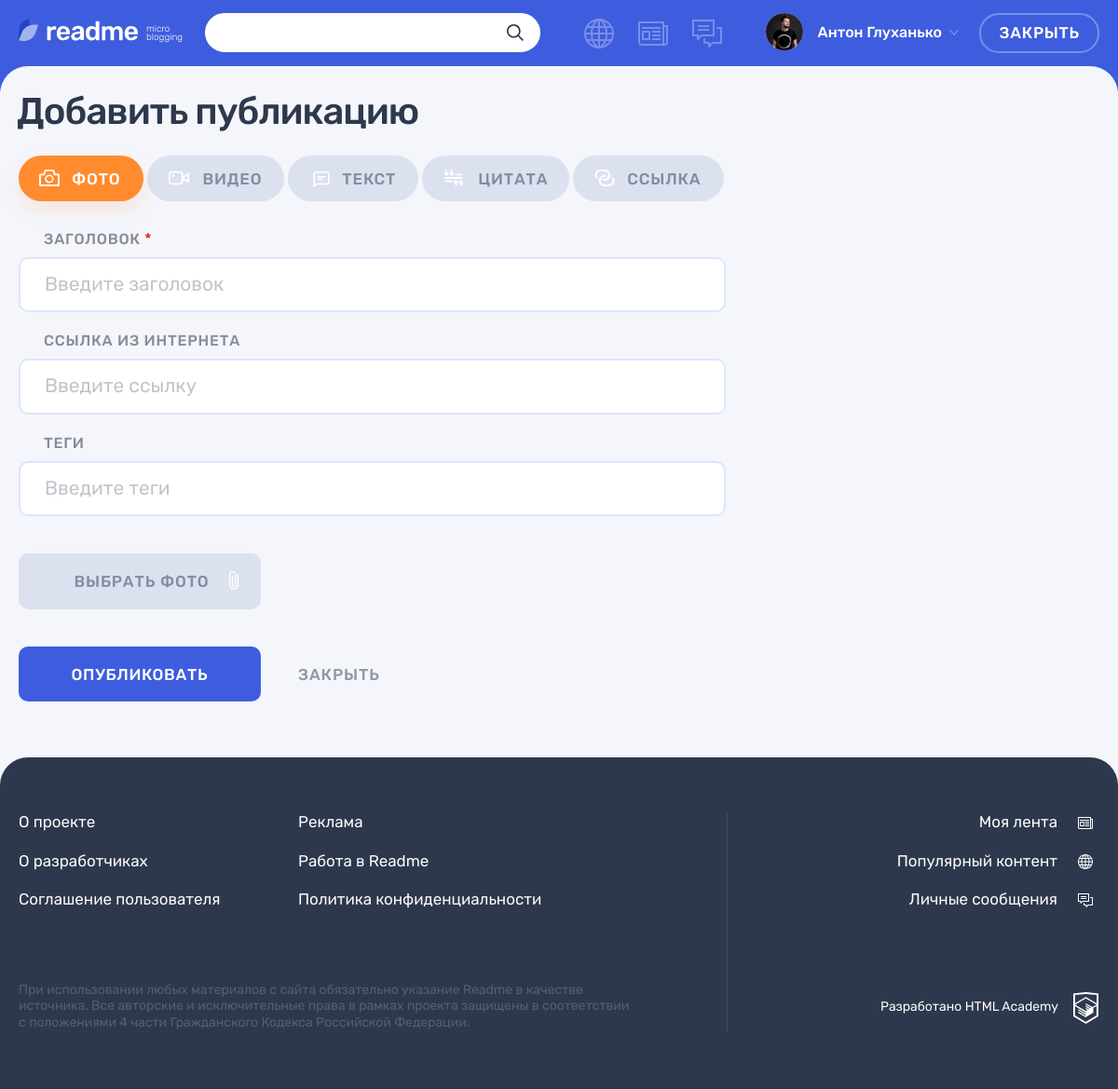
The page /add.php on the database its author committed.
### tables this page shows
CREATE TABLE IF NOT EXISTS content_types  (
id INT UNSIGNED AUTO_INCREMENT PRIMARY KEY,
type_name VARCHAR(128),
type_class VARCHAR(128)
);

### helpers.php (called while the page is built, shortened)
<?php
function include_template($name, array $data = [])
{
    $name = 'templates/' . $name;
    extract($data);
    require $name;
    $result = ob_get_clean();
    return $result;
}

### templates/adding-post.php (the view, shortened to what this page needs)
<!DOCTYPE html>
<html lang="ru">
  <head>
    <link rel="stylesheet" href="css/main.css">
  </head>
  <body class="page">
    <header class="header">
      <div class="header__wrapper container">
        <div class="header__logo-wrapper">
          <a class="header__logo-link" href="main.html">
            <img class="header__logo" src="img/logo.svg" alt="Логотип readme" width="128" height="24">
          </a>
          <p class="header__topic">
            micro blogging
          </p>
        </div>
        <form class="header__search-form form" action="#" method="get">
          <div class="header__search">
            <input class="header__search-input form__input" type="search">
            <button class="header__search-button button" type="submit">
              <svg class="header__search-icon" width="18" height="18">
                <use xlink:href="#icon-search"></use>
              </svg>
            </button>
          </div>
        </form>
        <div class="header__nav-wrapper">
          <nav class="header__nav">
            <ul class="header__my-nav">
              <li class="header__my-page header__my-page--popular">
                <a class="header__page-link" href="popular.html" title="Популярный контент">
                </a>
              </li>
              <li class="header__my-page header__my-page--feed">
                <a class="header__page-link" href="feed.html" title="Моя лента">
                </a>
              </li>
              <li class="header__my-page header__my-page--messages">
                <a class="header__page-link" href="messages.html" title="Личные сообщения">
                </a>
              </li>
            </ul>
            <ul class="header__user-nav">
              <li class="header__profile">
                <a class="header__profile-link" href="#">
                  <div class="header__avatar-wrapper">
                    <img class="header__profile-avatar" src="img/userpic-medium.jpg" alt="Аватар профиля">
                  </div>
                  <div class="header__profile-name">
                    <span>Антон Глуханько</span>
                    <svg class="header__link-arrow" width="10" height="6">
                      <use xlink:href="#icon-arrow-right-ad"></use>
                    </svg>
                  </div>
                </a>
              </li>
              <li>
                <a class="header__post-button header__post-button--active button button--transparent" href="javascript:history.back()">Закрыть</a>
              </li>
            </ul>
          </nav>
        </div>
      </div>
    </header>
    <main class="page__main page__main--adding-post">
      <div class="page__main-section">
        <div class="container">
          <h1 class="page__title page__title--adding-post">Добавить публикацию</h1>
        </div>
        <div class="adding-post container">
          <div class="adding-post__tabs-wrapper tabs">
            <div class="adding-post__tabs filters">
              <ul class="adding-post__tabs-list filters__list tabs__list">
                <?php foreach($content_types as $index => $content_type): ?>
                  <li class="adding-post__tabs-item filters__item">
                    <a class="adding-post__tabs-link filters__button filters__button--<?=$content_type['type_class'];?> tabs__item button <?php if ($form_type == $content_type['type_class']):?>tabs__item--active filters__button--active<?php endif; ?>">
                        <svg class="filters__icon" width="22" height="18">
                        <use xlink:href="#icon-filter-<?=$content_type['type_class'];?>"></use>
                        </svg>
                        <span><?=$content_type['type_name'];?></span>
                    </a>
                    </li>
                <?php endforeach ?>
              </ul>
            </div>
            <div class="adding-post__tab-content">
            <?php foreach($content_types as $content_type) {
                if ($form_type == $content_type['type_class']) {
                    $form = include_template($content_type['type_class'].'-form.php', ['form_values' => $form_values, 'form_errors' => $form_errors, 'field_error_codes' => $field_error_codes, 'form_type' => $form_type]);
                } else {
                    $form = include_template($content_type['type_class'].'-form.php', ['form_values' => [], 'form_errors' => [], 'field_error_codes' => $field_error_codes, 'form_type' => $form_type]);
                }
                print($form);
            } ?>
            </div>
          </div>
        </div>
      </div>
    </main>
    <footer class="footer">
      <div class="footer__wrapper">
        <div class="footer__container container">
          <div class="footer__site-info">
            <div class="footer__site-nav">
              <ul class="footer__info-pages">
                <li class="footer__info-page">
                  <a class="footer__page-link" href="#">О проекте</a>
                </li>
                <li class="footer__info-page">
                  <a class="footer__page-link" href="#">Реклама</a>
                </li>
                <li class="footer__info-page">
                  <a class="footer__page-link" href="#">О разработчиках</a>
                </li>
                <li class="footer__info-page">
                  <a class="footer__page-link" href="#">Работа в Readme</a>
                </li>
                <li class="footer__info-page">
                  <a class="footer__page-link" href="#">Соглашение пользователя</a>
                </li>
                <li class="footer__info-page">
                  <a class="footer__page-link" href="#">Политика конфиденциальности</a>
                </li>
              </ul>
            </div>
            <p class="footer__license">
              При использовании любых материалов с сайта обязательно указание Readme в качестве источника. Все авторские и исключительные права в рамках проекта защищены в соответствии с положениями 4 части Гражданского Кодекса Российской Федерации.
            </p>
          </div>
          <div class="footer__my-info">
            <ul class="footer__my-pages">
              <li class="footer__my-page footer__my-page--feed">
                <a class="footer__page-link" href="feed.html">Моя лента</a>
              </li>
              <li class="footer__my-page footer__my-page--popular">
                <a class="footer__page-link" href="popular.html">Популярный контент</a>
              </li>
              <li class="footer__my-page footer__my-page--messages">
                <a class="footer__page-link" href="messages.html">Личные сообщения</a>
              </li>
            </ul>
            <div class="footer__copyright">
              <a class="footer__copyright-link" href="https://htmlacademy.ru">
                <span>Разработано HTML Academy</span>
                <svg class="footer__copyright-logo" width="27" height="34">
                  <use xlink:href="#icon-htmlacademy"></use>
                </svg>
              </a>
            </div>
          </div>
        </div>
      </div>
    </footer>
    <div class="modal modal--adding">
    </div>
  </body>
</html>

### templates/photo-form.php (shortened to what this page needs)
<section class="adding-post__photo tabs__content <?php if ($form_type == 'photo'):?>tabs__content--active<?php endif; ?>">
    <form class="adding-post__form form" action="add.php" method="post" enctype="multipart/form-data">
        <div class="form__text-inputs-wrapper">
            <div class="form__text-inputs">
                <div class="adding-post__input-wrapper form__input-wrapper">
                    <label class="adding-post__label form__label" for="photo-heading">Заголовок <span class="form__input-required">*</span></label>
                    <div class="form__input-section  <?= !empty($form_errors['heading']) ? 'form__input-section--error' : '' ?>">
                        <input class="adding-post__input form__input" id="photo-heading" type="text" name="heading" placeholder="Введите заголовок" value=<?= $form_values['heading'] ?? '' ?>>
                    </div>
                </div>
                <div class="adding-post__input-wrapper form__input-wrapper">
                    <label class="adding-post__label form__label" for="photo-url">Ссылка из интернета</label>
                    <div class="form__input-section  <?= !empty($form_errors['photo-url']) ? 'form__input-section--error' : '' ?>">
                        <input class="adding-post__input form__input" id="photo-url" type="text" name="photo-url" placeholder="Введите ссылку" value=<?= $form_values['photo-url'] ?? '' ?>>
                    </div>
                </div>
                <div class="adding-post__input-wrapper form__input-wrapper">
                    <label class="adding-post__label form__label" for="photo-tags">Теги</label>
                    <div class="form__input-section  <?= !empty($form_errors['tags']) ? 'form__input-section--error' : '' ?>">
                        <input class="adding-post__input form__input" id="photo-tags" type="text" name="tags" placeholder="Введите теги" value=<?= $form_values['tags'] ?? '' ?>>
                    </div>
                </div>
            </div>
        </div>
        <div class="adding-post__input-file-container form__input-container form__input-container--file">
            <div class="adding-post__input-file-wrapper form__input-file-wrapper">
                <button class="adding-post__input-file-button form__input-file-button form__input-file-button--photo button" type="button">
                    <span>Выбрать фото</span>
                    <svg class="adding-post__attach-icon form__attach-icon" width="10" height="20">
                        <use xlink:href="#icon-attach"></use>
                    </svg>
                </button>
            </div>
        </div>
        <div class="adding-post__buttons">
            <button class="adding-post__submit button button--main" type="submit">Опубликовать</button>
            <a class="adding-post__close" href="javascript:history.back()">Закрыть</a>
        </div>
    </form>
</section>

### rows shown on the page
content_types: type_name "ФОТО"
content_types: type_name "ВИДЕО"
content_types: type_name "ТЕКСТ"
content_types: type_name "ЦИТАТА"
content_types: type_name "ССЫЛКА"
